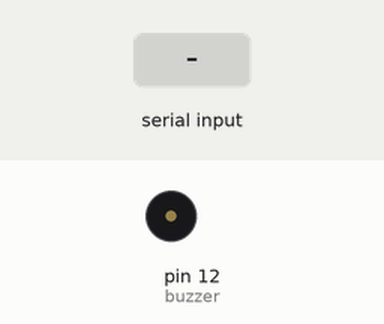
This sketch was run on a simulated Arduino Uno, built with avr-gcc and run on an emulated ATmega328P. Shown: buzzer (waves = sounding, pin HIGH). Inputs (shaded band) come from the test bench.

Above: at 1.2 s.
1.3 s: "1" received over Serial
At 2.0 s:
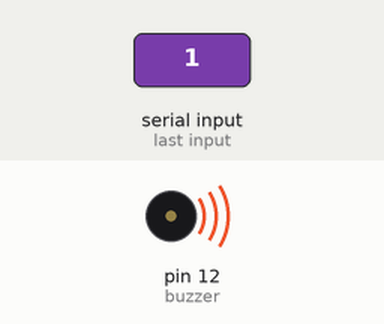
2.8 s: "0" received over Serial
At 3.3 s:
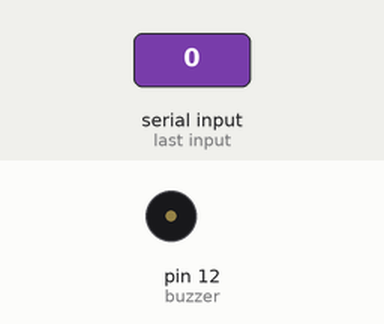
Timing chart, 0 to 5.8 s (numbered marks = the images above; inputs shaded):
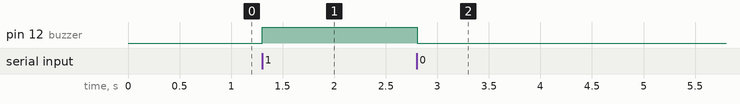

Measured:
- after the input at 1.3 s, pin 12 (buzzer): LOW → HIGH at once
- after the input at 2.8 s, pin 12 (buzzer): HIGH → LOW at once

The sketch:

ArduinoConnect.ino
```cpp
char val; // Data received from the serial port
int buzzer = 12; //the pin of the active buzzer

void setup() {
   pinMode(buzzer, OUTPUT); // Set pin as OUTPUT
   Serial.begin(9600); // Start serial communication at 9600 bps
 }

void loop() {
   if (Serial.available())
   { // If data is available to read,
     val = Serial.read(); // read it and store it in val
   }
   if (val == '1')
   { // If 1 was received
     digitalWrite(buzzer, HIGH); // turn the LED on
   } else {
     digitalWrite(buzzer, LOW); // otherwise turn it off
   }
   delay(10); // Wait 10 milliseconds for next reading
}
```
